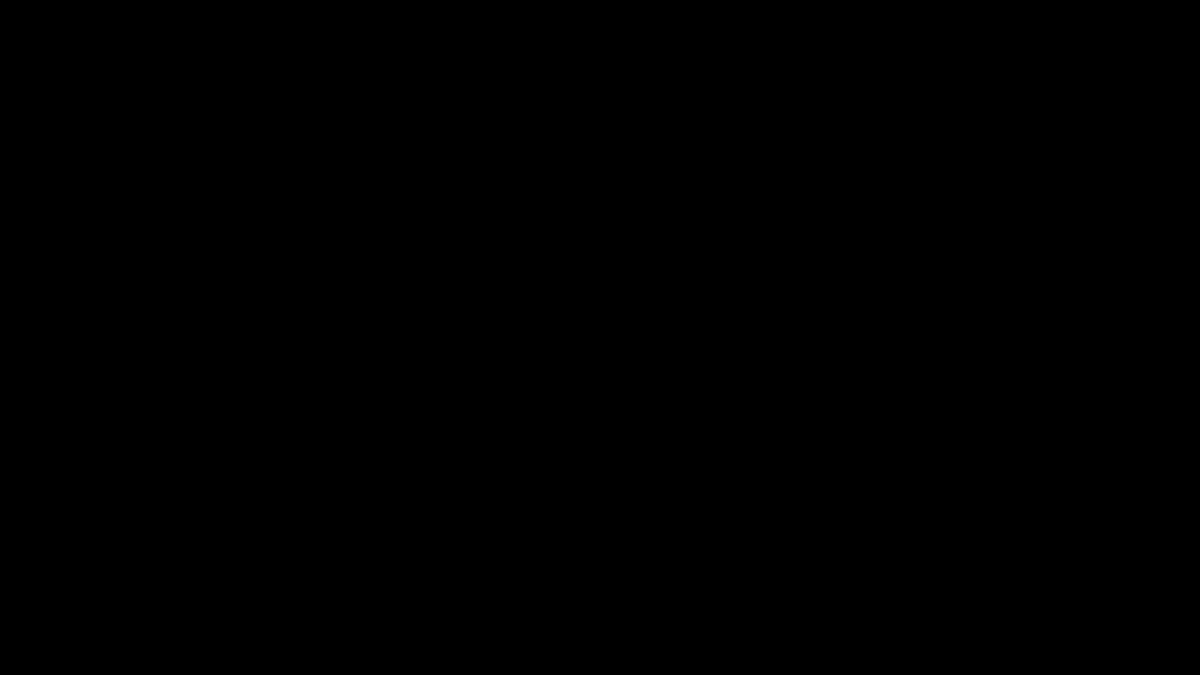
Frame 1 (no input)
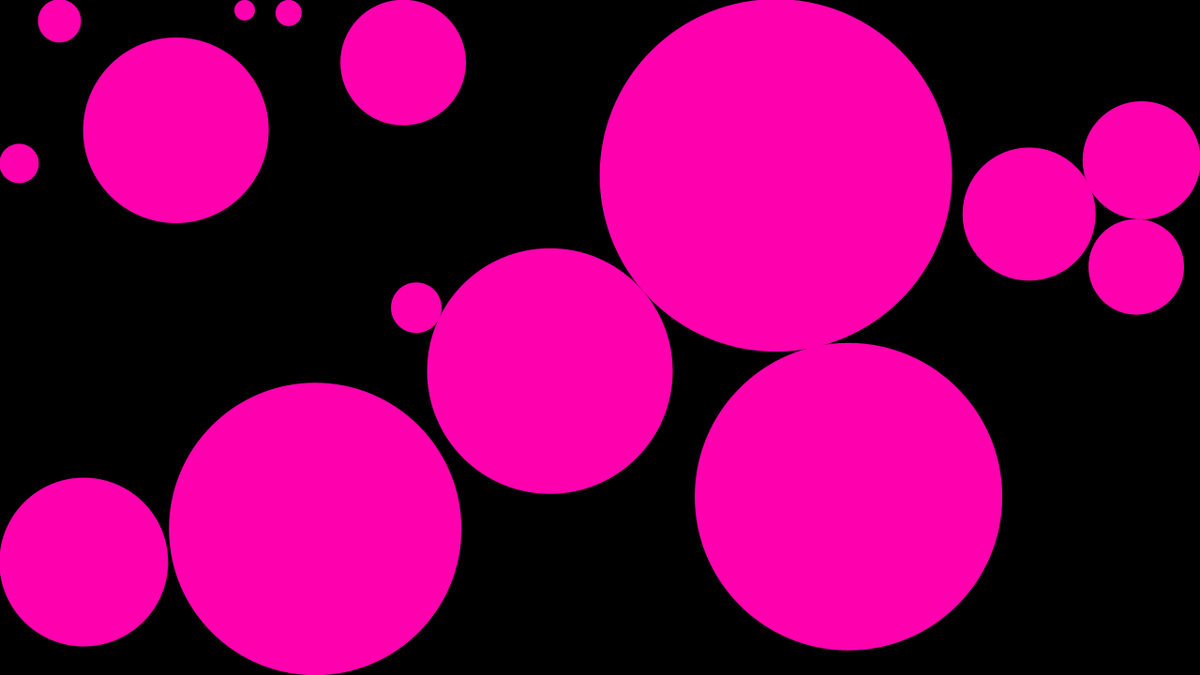
Frame 60 (the mouse pressed at the canvas centre just before this capture)
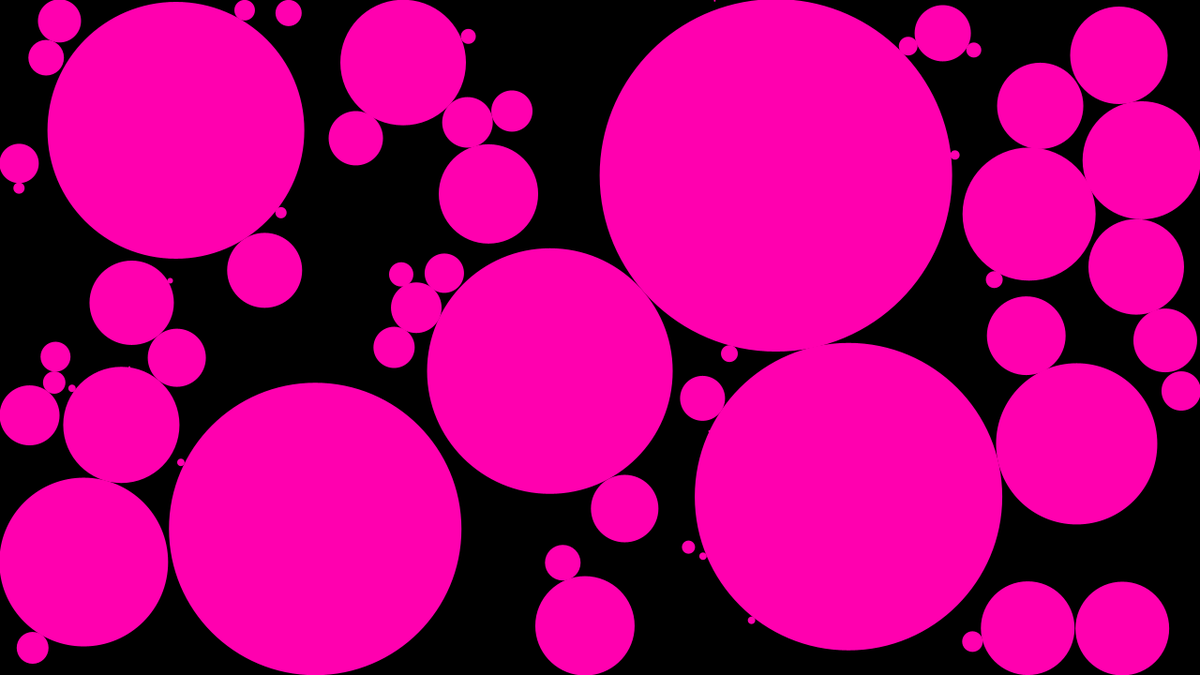
Frame 120 (the mouse held since frame 60 and released just before this capture)

The Processing sketch that drew these frames (run headless with seeded random() and noise(); from frame 60 on, the mouse is pressed at the canvas centre):

// Processing sketch: CC_CirclePacking2
// ── CC_CirclePacking2.pde
// Daniel Shiffman
// Code for: https://youtu.be/XATr_jdh-44

ArrayList<Circle> circles = new ArrayList<Circle>();
Circle current;

void setup() {
  size(1280, 720);
  background(255);
}

void draw() {
  background(0);

  for (Circle c : circles) {
    c.show();
  }
  if (current !=null) {
    current.show();
  }

  for (int n = 0; n < 20; n++) {
    if (current == null) {
      current = new Circle(random(width), random(height), 1);
    }

    for (Circle other : circles) {
      float d = dist(current.x, current.y, other.x, other.y);
      if (d < other.r) {
        current = null;
        break;
      }
    }

    if (current != null) {
      // Does it overlap any previous circles?
      boolean overlapping = false;
      for (Circle other : circles) {
        float d = dist(current.x, current.y, other.x, other.y);
        if (d < current.r + other.r) {
          overlapping = true;
        }
      }

      if (!overlapping) {
        overlapping = current.edges();
      }

      if (!overlapping) {
        current.grow();
      } else {
        circles.add(current);
        current.growing = false;
        current = null;
      }
    }
  }
}
// ── Circle.pde
class Circle {
  float x, y, r;

  boolean growing = true;

  Circle(float x_, float y_, float r_) {
    x = x_;
    y = y_;
    r = r_;
  }
  
  boolean edges() {
    return (r > width - x || r > x || r > height-y || r > y);
  }

  void grow() {
    r++;
  }

  void show() {
    //stroke(255);
    noStroke();
    fill(255, 0, 175);
    ellipse(x, y, r*2, r*2);
  }
}
